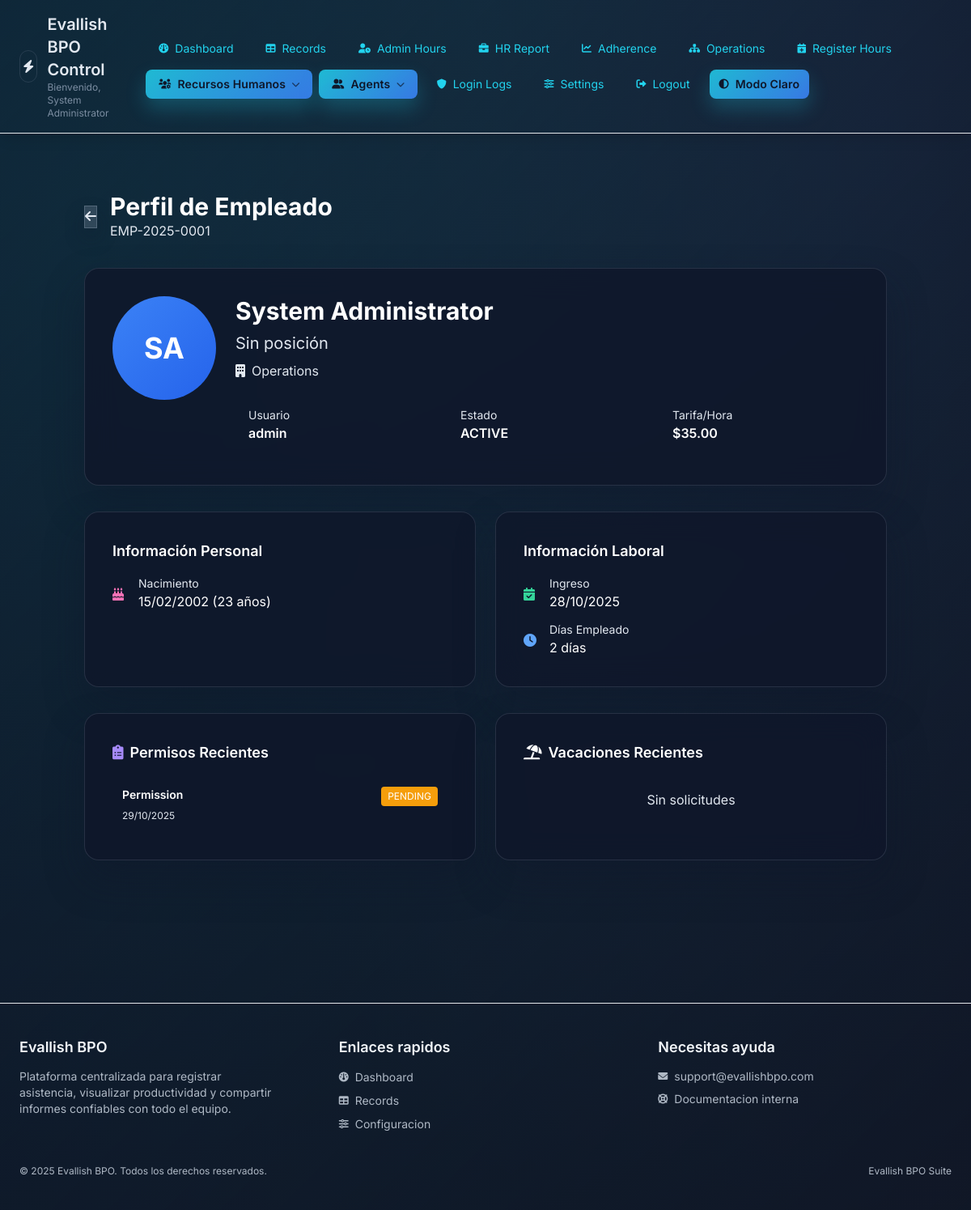
Page /hr/employee_profile.php?id=1 (signed in) on the committed database.
### tables this page shows
CREATE TABLE `employees` (
  `id` int(10) UNSIGNED NOT NULL,
  `user_id` int(10) UNSIGNED NOT NULL,
  `employee_code` varchar(20) NOT NULL,
  `first_name` varchar(100) NOT NULL,
  `last_name` varchar(100) NOT NULL,
  `email` varchar(150) DEFAULT NULL,
  `phone` varchar(20) DEFAULT NULL,
  `mobile` varchar(20) DEFAULT NULL,
  `birth_date` date DEFAULT NULL,
  `hire_date` date NOT NULL,
  `termination_date` date DEFAULT NULL,
  `address` text DEFAULT NULL,
  `city` varchar(100) DEFAULT NULL,
  `state` varchar(100) DEFAULT NULL,
  `postal_code` varchar(20) DEFAULT NULL,
  `country` varchar(100) DEFAULT 'República Dominicana',
  `emergency_contact_name` varchar(150) DEFAULT NULL,
  `emergency_contact_phone` varchar(20) DEFAULT NULL,
  `emergency_contact_relationship` varchar(50) DEFAULT NULL,
  `identification_type` varchar(50) DEFAULT NULL COMMENT 'Cédula, Pasaporte, etc.',
  `identification_number` varchar(50) DEFAULT NULL,
  `blood_type` varchar(5) DEFAULT NULL,
  `marital_status` varchar(20) DEFAULT NULL,
  `gender` varchar(20) DEFAULT NULL,
  `position` varchar(150) DEFAULT NULL,
  `department_id` int(10) UNSIGNED DEFAULT NULL,
  `supervisor_id` int(10) UNSIGNED DEFAULT NULL,
  `employment_status` varchar(50) NOT NULL DEFAULT 'ACTIVE' COMMENT 'ACTIVE, TRIAL, SUSPENDED, TERMINATED',
  `employment_type` varchar(50) DEFAULT 'FULL_TIME' COMMENT 'FULL_TIME, PART_TIME, CONTRACT, INTERN',
  `notes` text DEFAULT NULL,
  `profile_photo` varchar(255) DEFAULT NULL,
  `created_at` timestamp NOT NULL DEFAULT current_timestamp(),
  `updated_at` timestamp NULL DEFAULT NULL ON UPDATE current_timestamp()
);

CREATE TABLE `departments` (
  `id` int(10) UNSIGNED NOT NULL,
  `name` varchar(150) NOT NULL,
  `description` text DEFAULT NULL,
  `created_at` timestamp NOT NULL DEFAULT current_timestamp(),
  `updated_at` timestamp NULL DEFAULT NULL ON UPDATE current_timestamp()
);

CREATE TABLE `users` (
  `id` int(10) UNSIGNED NOT NULL,
  `username` varchar(50) NOT NULL,
  `employee_code` varchar(20) DEFAULT NULL,
  `full_name` varchar(150) NOT NULL,
  `password` varchar(255) NOT NULL COMMENT 'Passwords are stored as plain text by the current application.',
  `role` varchar(50) NOT NULL DEFAULT 'AGENT',
  `hourly_rate` decimal(10,2) NOT NULL DEFAULT 0.00,
  `monthly_salary` decimal(12,2) NOT NULL DEFAULT 0.00,
  `hourly_rate_dop` decimal(12,2) NOT NULL DEFAULT 0.00,
  `monthly_salary_dop` decimal(14,2) NOT NULL DEFAULT 0.00,
  `preferred_currency` varchar(3) NOT NULL DEFAULT 'USD',
  `department_id` int(10) UNSIGNED DEFAULT NULL,
  `exit_time` time DEFAULT NULL COMMENT 'Hora de salida personalizada para este empleado',
  `overtime_multiplier` decimal(4,2) DEFAULT NULL COMMENT 'Multiplicador personalizado de horas extras (NULL = usar configuracion global)',
  `reset_token` varchar(64) DEFAULT NULL,
  `token_expiry` datetime DEFAULT NULL,
  `created_at` timestamp NOT NULL DEFAULT current_timestamp()
);

CREATE TABLE `permission_requests` (
  `id` bigint(20) UNSIGNED NOT NULL,
  `employee_id` int(10) UNSIGNED NOT NULL,
  `user_id` int(10) UNSIGNED NOT NULL,
  `request_type` varchar(50) NOT NULL COMMENT 'PERMISSION, SICK_LEAVE, PERSONAL, MEDICAL, OTHER',
  `start_date` date NOT NULL,
  `end_date` date NOT NULL,
  `start_time` time DEFAULT NULL,
  `end_time` time DEFAULT NULL,
  `total_days` decimal(5,2) NOT NULL DEFAULT 1.00,
  `total_hours` decimal(5,2) DEFAULT NULL,
  `reason` text NOT NULL,
  `status` varchar(50) NOT NULL DEFAULT 'PENDING' COMMENT 'PENDING, APPROVED, REJECTED, CANCELLED',
  `reviewed_by` int(10) UNSIGNED DEFAULT NULL,
  `reviewed_at` timestamp NULL DEFAULT NULL,
  `review_notes` text DEFAULT NULL,
  `attachment` varchar(255) DEFAULT NULL,
  `created_at` timestamp NOT NULL DEFAULT current_timestamp(),
  `updated_at` timestamp NULL DEFAULT NULL ON UPDATE current_timestamp()
);

### hr/employee_profile.php (the view, shortened to what this page needs)
<?php
require_once '../db.php';
$theme = $_SESSION['theme'] ?? 'dark';
$bodyClass = $theme === 'light' ? 'theme-light' : 'theme-dark';
$employeeId = isset($_GET['id']) ? (int)$_GET['id'] : 0;
$stmt = $pdo->prepare("
    SELECT e.*, u.username, u.hourly_rate, u.role, u.overtime_multiplier,
           d.name as department_name,
           YEAR(CURDATE()) - YEAR(e.birth_date) as age,
           DATEDIFF(CURDATE(), e.hire_date) as days_employed
    FROM employees e
    JOIN users u ON u.id = e.user_id
    LEFT JOIN departments d ON d.id = e.department_id
    WHERE e.id = ?
");
$stmt->execute([$employeeId]);
$employee = $stmt->fetch(PDO::FETCH_ASSOC);
$permissions = $pdo->prepare("SELECT * FROM permission_requests WHERE employee_id = ? ORDER BY created_at DESC LIMIT 10");
$permissions->execute([$employeeId]);
$permissionsList = $permissions->fetchAll(PDO::FETCH_ASSOC);
$vacations = $pdo->prepare("SELECT * FROM vacation_requests WHERE employee_id = ? ORDER BY created_at DESC LIMIT 10");
$vacations->execute([$employeeId]);
$vacationsList = $vacations->fetchAll(PDO::FETCH_ASSOC);
?>
<!DOCTYPE html>
<html lang="es">
<head>
    <link href="https://cdn.jsdelivr.net/npm/tailwindcss@2.2.19/dist/tailwind.min.css" rel="stylesheet">
    <link href="https://cdnjs.cloudflare.com/ajax/libs/font-awesome/6.0.0/css/all.min.css" rel="stylesheet">
    <link href="../assets/css/theme.css" rel="stylesheet">
</head>
<body class="<?= htmlspecialchars($bodyClass) ?>">
    <?php include '../header.php'; ?>
    <div class="container mx-auto px-4 py-8">
        <div class="flex justify-between items-center mb-8">
            <div class="flex items-center gap-4">
                <a href="employees.php" class="btn-secondary"><i class="fas fa-arrow-left"></i></a>
                <div>
                    <h1 class="text-3xl font-bold text-white">Perfil de Empleado</h1>
                    <p class="text-slate-400"><?= htmlspecialchars($employee['employee_code']) ?></p>
                </div>
            </div>
        </div>
        <div class="glass-card mb-8">
            <div class="flex flex-col md:flex-row gap-6">
                <div class="w-32 h-32 rounded-full flex items-center justify-center text-4xl font-bold text-white"
                     style="background: linear-gradient(135deg, #3b82f6 0%, #2563eb 100%);">
                    <?= strtoupper(substr($employee['first_name'], 0, 1) . substr($employee['last_name'], 0, 1)) ?>
                </div>
                <div class="flex-1">
                    <h2 class="text-3xl font-bold text-white mb-2">
                        <?= htmlspecialchars($employee['first_name'] . ' ' . $employee['last_name']) ?>
                    </h2>
                    <p class="text-xl text-slate-300 mb-2"><?= htmlspecialchars($employee['position'] ?: 'Sin posición') ?></p>
                    <p class="text-slate-400"><i class="fas fa-building mr-2"></i><?= htmlspecialchars($employee['department_name'] ?: 'Sin departamento') ?></p>
                    <div class="grid grid-cols-1 md:grid-cols-3 gap-4 mt-4">
                        <div class="bg-slate-800/50 rounded-lg p-4">
                            <p class="text-slate-400 text-sm">Usuario</p>
                            <p class="text-white font-semibold"><?= htmlspecialchars($employee['username']) ?></p>
                        </div>
                        <div class="bg-slate-800/50 rounded-lg p-4">
                            <p class="text-slate-400 text-sm">Estado</p>
                            <p class="text-white font-semibold"><?= htmlspecialchars($employee['employment_status']) ?></p>
                        </div>
                        <div class="bg-slate-800/50 rounded-lg p-4">
                            <p class="text-slate-400 text-sm">Tarifa/Hora</p>
                            <p class="text-white font-semibold">$<?= number_format($employee['hourly_rate'], 2) ?></p>
                        </div>
                    </div>
                </div>
            </div>
        </div>
        <div class="grid grid-cols-1 md:grid-cols-2 gap-6 mb-8">
            <div class="glass-card">
                <h3 class="text-lg font-semibold text-white mb-4">Información Personal</h3>
                <div class="space-y-3">
                    <?php if ($employee['birth_date']): ?>
                        <div class="flex items-center gap-3">
                            <i class="fas fa-birthday-cake text-pink-400 w-5"></i>
                            <div><p class="text-slate-400 text-sm">Nacimiento</p><p class="text-white"><?= date('d/m/Y', strtotime($employee['birth_date'])) ?> (<?= $employee['age'] ?> años)</p></div>
                        </div>
                    <?php endif; ?>
                </div>
            </div>
            <div class="glass-card">
                <h3 class="text-lg font-semibold text-white mb-4">Información Laboral</h3>
                <div class="space-y-3">
                    <div class="flex items-center gap-3">
                        <i class="fas fa-calendar-check text-green-400 w-5"></i>
                        <div><p class="text-slate-400 text-sm">Ingreso</p><p class="text-white"><?= date('d/m/Y', strtotime($employee['hire_date'])) ?></p></div>
                    </div>
                    <div class="flex items-center gap-3">
                        <i class="fas fa-clock text-blue-400 w-5"></i>
                        <div><p class="text-slate-400 text-sm">Días Empleado</p><p class="text-white"><?= $employee['days_employed'] ?> días</p></div>
                    </div>
                </div>
            </div>
        </div>
        <div class="grid grid-cols-1 lg:grid-cols-2 gap-6">
            <div class="glass-card">
                <h3 class="text-lg font-semibold text-white mb-4"><i class="fas fa-clipboard-list text-purple-400 mr-2"></i>Permisos Recientes</h3>
                <?php if (empty($permissionsList)): ?>
                    <p class="text-slate-400 text-center py-4">Sin solicitudes</p>
                <?php else: ?>
                    <div class="space-y-2">
                        <?php foreach (array_slice($permissionsList, 0, 5) as $perm): ?>
                            <div class="bg-slate-800/50 rounded p-3">
                                <div class="flex justify-between items-start">
                                    <p class="text-white text-sm font-semibold"><?= str_replace('_', ' ', ucwords(strtolower($perm['request_type']))) ?></p>
                                    <span class="px-2 py-1 rounded text-xs text-white <?= $perm['status'] === 'APPROVED' ? 'bg-green-500' : ($perm['status'] === 'PENDING' ? 'bg-yellow-500' : 'bg-red-500') ?>">
                                        <?= $perm['status'] ?>
                                    </span>
                                </div>
                                <p class="text-slate-400 text-xs mt-1"><?= date('d/m/Y', strtotime($perm['start_date'])) ?></p>
                            </div>
                        <?php endforeach; ?>
                    </div>
                <?php endif; ?>
            </div>
            <div class="glass-card">
                <h3 class="text-lg font-semibold text-white mb-4"><i class="fas fa-umbrella-beach text-cyan-400 mr-2"></i>Vacaciones Recientes</h3>
                <?php if (empty($vacationsList)): ?>
                    <p class="text-slate-400 text-center py-4">Sin solicitudes</p>
                <?php endif; ?>
            </div>
        </div>
    </div>
    <?php include '../footer.php'; ?>
</body>
</html>

### assets/css/theme.css (style rules this page uses)
:root { --bg-primary: #0b1221; --bg-secondary: rgba(15, 23, 42, 0.78); --bg-elevated: rgba(15, 23, 42, 0.88); --bg-hover: rgba(62, 84, 118, 0.45); --text-primary: #e2e8f0; --text-muted: #94a3b8; --accent-cyan: #22d3ee; --accent-emerald: #34d399; --border-soft: rgba(148, 163, 184, 0.18); --shadow-lg: 0 24px 48px rgba(15, 23, 42, 0.4); --radius-lg: 18px; --radius-md: 14px; --radius-sm: 10px; }
*, *::before, *::after { box-sizing: border-box; }
body { min-height: 100vh; margin: 0; font-family: 'Inter', 'Segoe UI', Tahoma, sans-serif; background: radial-gradient(120% 120% at 10% 20%, rgba(34, 211, 238, 0.22), transparent), radial-gradient(80% 100% at 90% 10%, rgba(129, 140, 248, 0.2), transparent), radial-gradient(80% 120% at 50% 0%, rgba(15, 118, 110, 0.25), transparent), var(--bg-primary) !important; background-attachment: fixed; color: var(--text-primary) !important; line-height: 1.6; }
body::before { content: ''; position: fixed; inset: 0; background: linear-gradient(135deg, rgba(15, 23, 42, 0.55), rgba(17, 24, 39, 0.85)); pointer-events: none; z-index: -1; }
a { color: var(--accent-cyan); text-decoration: none; transition: opacity 0.2s ease, color 0.2s ease; }
.glass-card { background: var(--bg-secondary); border-radius: var(--radius-lg); border: 1px solid var(--border-soft); box-shadow: var(--shadow-lg); backdrop-filter: blur(18px); -webkit-backdrop-filter: blur(18px); padding: clamp(1.5rem, 1.5vw + 1rem, 2.25rem); }
.btn-secondary { background: rgba(148, 163, 184, 0.25); color: var(--text-primary); border: 1px solid rgba(148, 163, 184, 0.35); box-shadow: 0 12px 24px rgba(15, 23, 42, 0.3); }
body.theme-dark { --bg-primary: #0b1221; --bg-secondary: rgba(15, 23, 42, 0.82); --bg-elevated: rgba(15, 23, 42, 0.9); --bg-hover: rgba(62, 84, 118, 0.45); --text-primary: #e2e8f0; --text-muted: #94a3b8; --accent-cyan: #22d3ee; --accent-emerald: #34d399; --border-soft: rgba(148, 163, 184, 0.18); --shadow-lg: 0 24px 48px rgba(15, 23, 42, 0.4); }

### rows in the picture
employees: employee_code "EMP-2025-0001", first_name+last_name "SA", first_name+last_name "System Administrator", position "Sin posición", department.name "Operations", user.username "admin", employment_status "ACTIVE", user.hourly_rate "35.00", birth_date "15/02/2002", hire_date "28/10/2025"
permission_requests: request_type "Permission", status "PENDING", start_date "29/10/2025"

### other values in the picture
$userDisplayName "System Administrator"
$item['label'] "Dashboard"
$item['label'] "Records"
$item['label'] "Admin Hours"
$item['label'] "HR Report"
$item['label'] "Adherence"
$item['label'] "Operations"
$item['label'] "Register Hours"
$item['label'] "Recursos Humanos"
$item['label'] "Agents"
$item['label'] "Login Logs"
$item['label'] "Settings"
$themeLabel "Modo Claro"
$employee['age'] "23"
$employee['days_employed'] "2"
